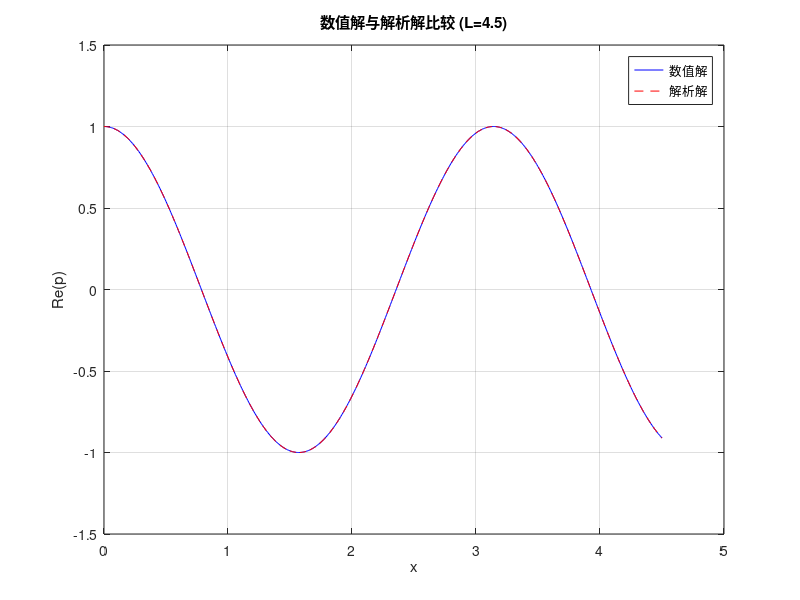

Write the MATLAB code that produced this figure.
% 参数设置
k = 2;           % 波数
lambda = 2*pi/k; % 波长
p_in = 1;        % 振幅
N = 450;         % 单元数目
L = 4.5;           % 区间长度
h = L/N;         % 单元长度
m = lambda/h;    % 一个波长中单元的个数
right_absorbing = true;

% 生成网格
x_nodes = linspace(0,L,N+1)';

% 初始化刚度矩阵和质量矩阵
K = zeros(N+1,N+1);
M = zeros(N+1,N+1);

% 组装刚度矩阵和质量矩阵
for e = 1:N
    nodes = [e,e+1];
    local_K = [1,-1;-1,1]/h;
    local_M = h*[2,1;1,2]/6;
    K(nodes,nodes) = K(nodes,nodes) + local_K;
    M(nodes,nodes) = M(nodes,nodes) + local_M;
end

% 构建系统矩阵和右端向量(左入射右反射)
A = -K+(k^2)*M;
A(1,1) = A(1,1)-1i*k;

if right_absorbing
    A(N+1,N+1) = A(N+1,N+1) - 1i*k; % 右端吸收条件
end

F = zeros(N+1,1);
F(1) = -2i*k*p_in;

% 求解线性方程组
P = A\F;

% 计算解析解
if right_absorbing
    p_analytical = p_in*exp(-1i*k*x_nodes);
else
    p_analytical = p_in*exp(-2i*k*L)*exp(1i*k*x_nodes) + p_in*exp(-1i*k*x_nodes);
end

p_analytical = real(p_analytical);

% 绘制结果
figure;
plot(x_nodes, real(P), 'b-', x_nodes, p_analytical, 'r--');
legend('数值解', '解析解', 'Location', 'Best');
xlabel('x');
ylabel('Re(p)');
title(['数值解与解析解比较 (L=', num2str(L), ')']);
grid on;

% 计算最大误差
error = max(abs(real(P) - p_analytical));
disp(['最大误差：', num2str(error)]);